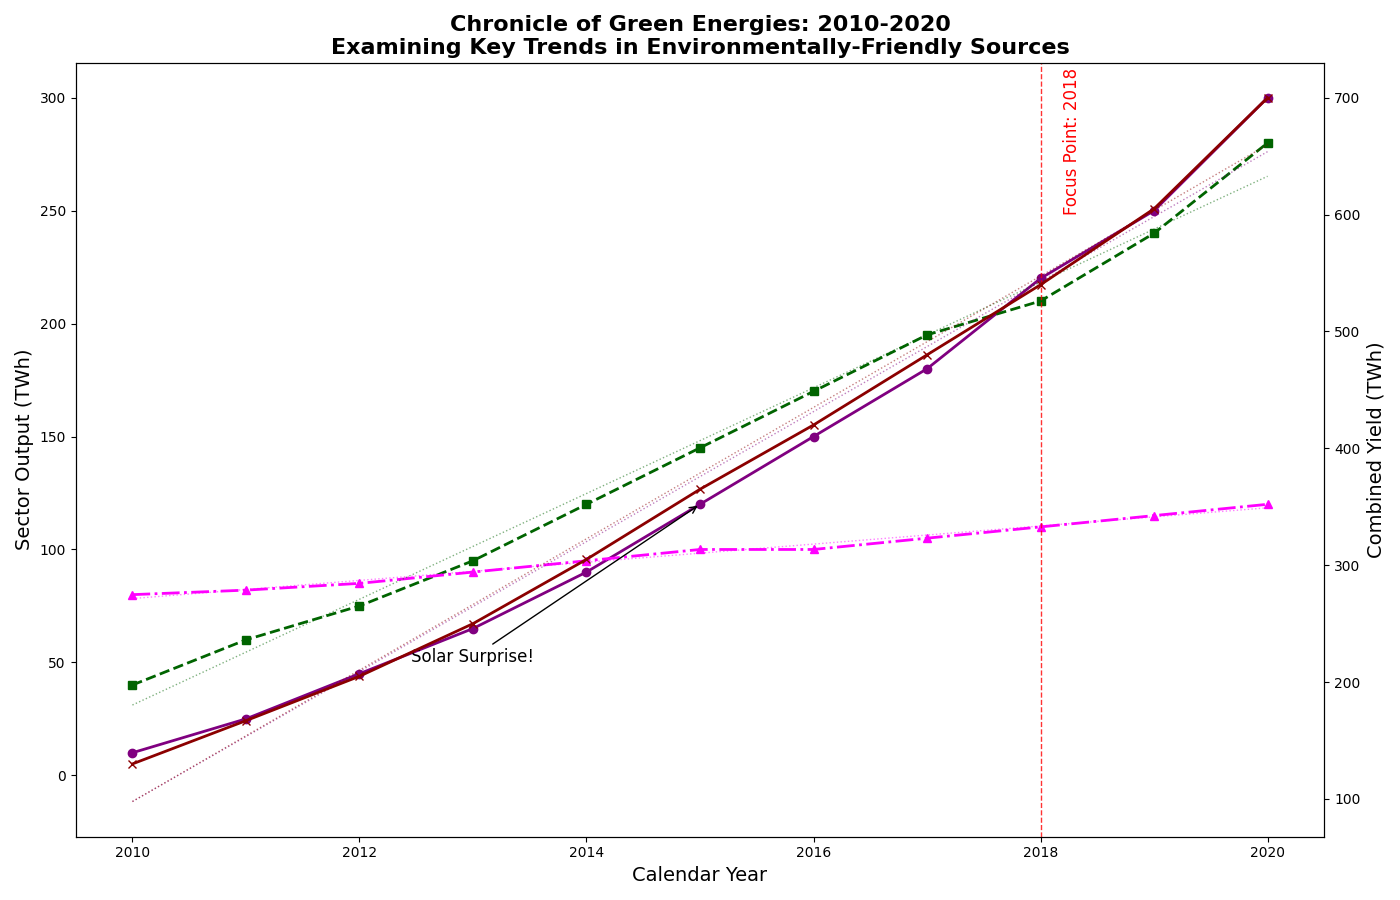

Write Python code to recreate this figure.
import matplotlib.pyplot as plt
import numpy as np

years = np.arange(2010, 2021)
solar_energy = [10, 25, 45, 65, 90, 120, 150, 180, 220, 250, 300]
wind_energy = [40, 60, 75, 95, 120, 145, 170, 195, 210, 240, 280]
hydro_energy = [80, 82, 85, 90, 95, 100, 100, 105, 110, 115, 120]

total_renewable = [s + w + h for s, w, h in zip(solar_energy, wind_energy, hydro_energy)]

fig, ax1 = plt.subplots(figsize=(14, 9))

ax1.plot(years, solar_energy, color='purple', linestyle='-', linewidth=2, marker='o')
ax1.plot(years, wind_energy, color='darkgreen', linestyle='--', linewidth=2, marker='s')
ax1.plot(years, hydro_energy, color='magenta', linestyle='-.', linewidth=2, marker='^')

ax2 = ax1.twinx()
ax2.plot(years, total_renewable, color='darkred', linestyle='-', linewidth=2, marker='x')

ax1.set_title('Chronicle of Green Energies: 2010-2020\nExamining Key Trends in Environmentally-Friendly Sources', fontsize=16, weight='bold')
ax1.set_xlabel('Calendar Year', fontsize=14)
ax1.set_ylabel('Sector Output (TWh)', fontsize=14, color='black')
ax2.set_ylabel('Combined Yield (TWh)', fontsize=14, color='black')

z_solar = np.polyfit(years, solar_energy, 1)
p_solar = np.poly1d(z_solar)
ax1.plot(years, p_solar(years), color='purple', linestyle=':', alpha=0.5, linewidth=1)

z_wind = np.polyfit(years, wind_energy, 1)
p_wind = np.poly1d(z_wind)
ax1.plot(years, p_wind(years), color='darkgreen', linestyle=':', alpha=0.5, linewidth=1)

z_hydro = np.polyfit(years, hydro_energy, 1)
p_hydro = np.poly1d(z_hydro)
ax1.plot(years, p_hydro(years), color='magenta', linestyle=':', alpha=0.5, linewidth=1)

z_total = np.polyfit(years, total_renewable, 1)
p_total = np.poly1d(z_total)
ax2.plot(years, p_total(years), color='darkred', linestyle=':', alpha=0.5, linewidth=1)

ax1.annotate('Solar Surprise!', xy=(2015, solar_energy[5]), xytext=(2013, 50),
             arrowprops=dict(facecolor='purple', arrowstyle='->'),
             fontsize=12, ha='center')

highlight_year = 2018
ax1.axvline(x=highlight_year, color='red', linestyle='--', linewidth=1, alpha=0.8)
ax1.text(highlight_year + 0.2, 250, 'Focus Point: 2018', color='red', fontsize=12, rotation=90)

plt.tight_layout()
plt.show()
